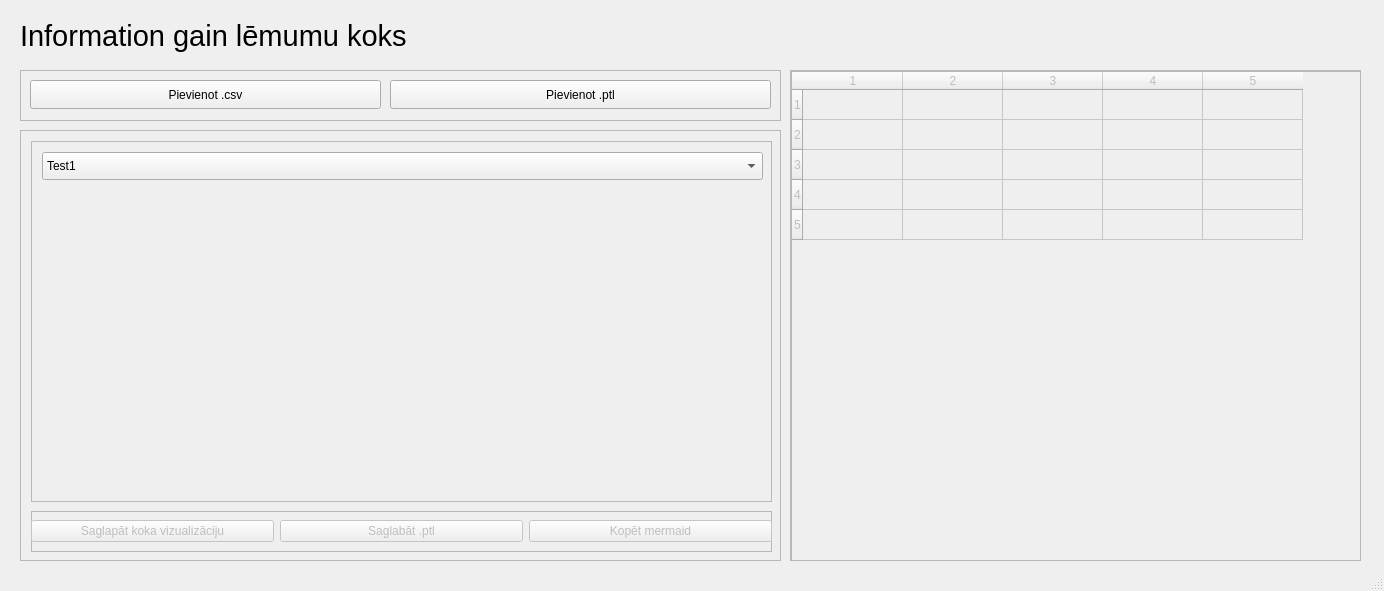
<?xml version="1.0" encoding="UTF-8"?>
<ui version="4.0">
 <class>MainWindow</class>
 <widget class="QMainWindow" name="MainWindow">
  <property name="geometry">
   <rect>
    <x>0</x>
    <y>0</y>
    <width>1384</width>
    <height>591</height>
   </rect>
  </property>
  <property name="windowTitle">
   <string>MainWindow</string>
  </property>
  <widget class="QWidget" name="centralwidget">
   <property name="enabled">
    <bool>true</bool>
   </property>
   <widget class="QLabel" name="bigheading">
    <property name="geometry">
     <rect>
      <x>20</x>
      <y>10</y>
      <width>861</width>
      <height>51</height>
     </rect>
    </property>
    <property name="font">
     <font>
      <pointsize>22</pointsize>
     </font>
    </property>
    <property name="text">
     <string>Information gain lēmumu koks</string>
    </property>
   </widget>
   <widget class="QFrame" name="frame">
    <property name="geometry">
     <rect>
      <x>20</x>
      <y>70</y>
      <width>761</width>
      <height>51</height>
     </rect>
    </property>
    <property name="frameShape">
     <enum>QFrame::Shape::StyledPanel</enum>
    </property>
    <property name="frameShadow">
     <enum>QFrame::Shadow::Raised</enum>
    </property>
    <widget class="QPushButton" name="csvButton">
     <property name="geometry">
      <rect>
       <x>10</x>
       <y>10</y>
       <width>351</width>
       <height>29</height>
      </rect>
     </property>
     <property name="text">
      <string>Pievienot .csv</string>
     </property>
    </widget>
    <widget class="QPushButton" name="ptlButton">
     <property name="enabled">
      <bool>true</bool>
     </property>
     <property name="geometry">
      <rect>
       <x>370</x>
       <y>10</y>
       <width>381</width>
       <height>29</height>
      </rect>
     </property>
     <property name="text">
      <string>Pievienot .ptl</string>
     </property>
    </widget>
   </widget>
   <widget class="QScrollArea" name="dataTableScroll">
    <property name="enabled">
     <bool>false</bool>
    </property>
    <property name="geometry">
     <rect>
      <x>790</x>
      <y>70</y>
      <width>571</width>
      <height>491</height>
     </rect>
    </property>
    <property name="sizePolicy">
     <sizepolicy hsizetype="Expanding" vsizetype="Minimum">
      <horstretch>0</horstretch>
      <verstretch>0</verstretch>
     </sizepolicy>
    </property>
    <property name="widgetResizable">
     <bool>true</bool>
    </property>
    <widget class="QWidget" name="scrollAreaWidgetContents">
     <property name="geometry">
      <rect>
       <x>0</x>
       <y>0</y>
       <width>569</width>
       <height>489</height>
      </rect>
     </property>
     <widget class="QTableWidget" name="dataTable">
      <property name="geometry">
       <rect>
        <x>0</x>
        <y>0</y>
        <width>571</width>
        <height>491</height>
       </rect>
      </property>
      <property name="sizePolicy">
       <sizepolicy hsizetype="Maximum" vsizetype="Expanding">
        <horstretch>0</horstretch>
        <verstretch>0</verstretch>
       </sizepolicy>
      </property>
      <property name="rowCount">
       <number>5</number>
      </property>
      <property name="columnCount">
       <number>5</number>
      </property>
      <row/>
      <row/>
      <row/>
      <row/>
      <row/>
      <column/>
      <column/>
      <column/>
      <column/>
      <column/>
     </widget>
    </widget>
   </widget>
   <widget class="QScrollArea" name="optionbox">
    <property name="geometry">
     <rect>
      <x>20</x>
      <y>130</y>
      <width>761</width>
      <height>431</height>
     </rect>
    </property>
    <property name="sizePolicy">
     <sizepolicy hsizetype="MinimumExpanding" vsizetype="Expanding">
      <horstretch>0</horstretch>
      <verstretch>0</verstretch>
     </sizepolicy>
    </property>
    <property name="widgetResizable">
     <bool>true</bool>
    </property>
    <widget class="QWidget" name="scrollAreaWidgetContents_2">
     <property name="geometry">
      <rect>
       <x>0</x>
       <y>0</y>
       <width>759</width>
       <height>429</height>
      </rect>
     </property>
     <widget class="QScrollArea" name="scrollArea">
      <property name="geometry">
       <rect>
        <x>10</x>
        <y>10</y>
        <width>741</width>
        <height>361</height>
       </rect>
      </property>
      <property name="widgetResizable">
       <bool>true</bool>
      </property>
      <widget class="QWidget" name="scrollAreaWidgetContents_3">
       <property name="geometry">
        <rect>
         <x>0</x>
         <y>0</y>
         <width>739</width>
         <height>359</height>
        </rect>
       </property>
       <widget class="QComboBox" name="comboBox">
        <property name="geometry">
         <rect>
          <x>10</x>
          <y>10</y>
          <width>721</width>
          <height>28</height>
         </rect>
        </property>
        <item>
         <property name="text">
          <string>Test1</string>
         </property>
        </item>
        <item>
         <property name="text">
          <string>Test</string>
         </property>
        </item>
       </widget>
      </widget>
     </widget>
     <widget class="QFrame" name="buttonBottomFrame">
      <property name="enabled">
       <bool>false</bool>
      </property>
      <property name="geometry">
       <rect>
        <x>10</x>
        <y>380</y>
        <width>741</width>
        <height>41</height>
       </rect>
      </property>
      <property name="frameShape">
       <enum>QFrame::Shape::StyledPanel</enum>
      </property>
      <property name="frameShadow">
       <enum>QFrame::Shadow::Raised</enum>
      </property>
      <widget class="QWidget" name="horizontalLayoutWidget">
       <property name="geometry">
        <rect>
         <x>0</x>
         <y>0</y>
         <width>741</width>
         <height>41</height>
        </rect>
       </property>
       <layout class="QHBoxLayout" name="horizontalLayout">
        <item>
         <widget class="QPushButton" name="savevisButton">
          <property name="text">
           <string>Saglapāt koka vizualizāciju</string>
          </property>
         </widget>
        </item>
        <item>
         <widget class="QPushButton" name="saveptlButton">
          <property name="text">
           <string>Saglabāt .ptl</string>
          </property>
         </widget>
        </item>
        <item>
         <widget class="QPushButton" name="mermaidButton">
          <property name="text">
           <string>Kopēt mermaid</string>
          </property>
         </widget>
        </item>
       </layout>
      </widget>
     </widget>
    </widget>
   </widget>
  </widget>
  <widget class="QStatusBar" name="statusbar"/>
 </widget>
 <resources/>
 <connections/>
</ui>
